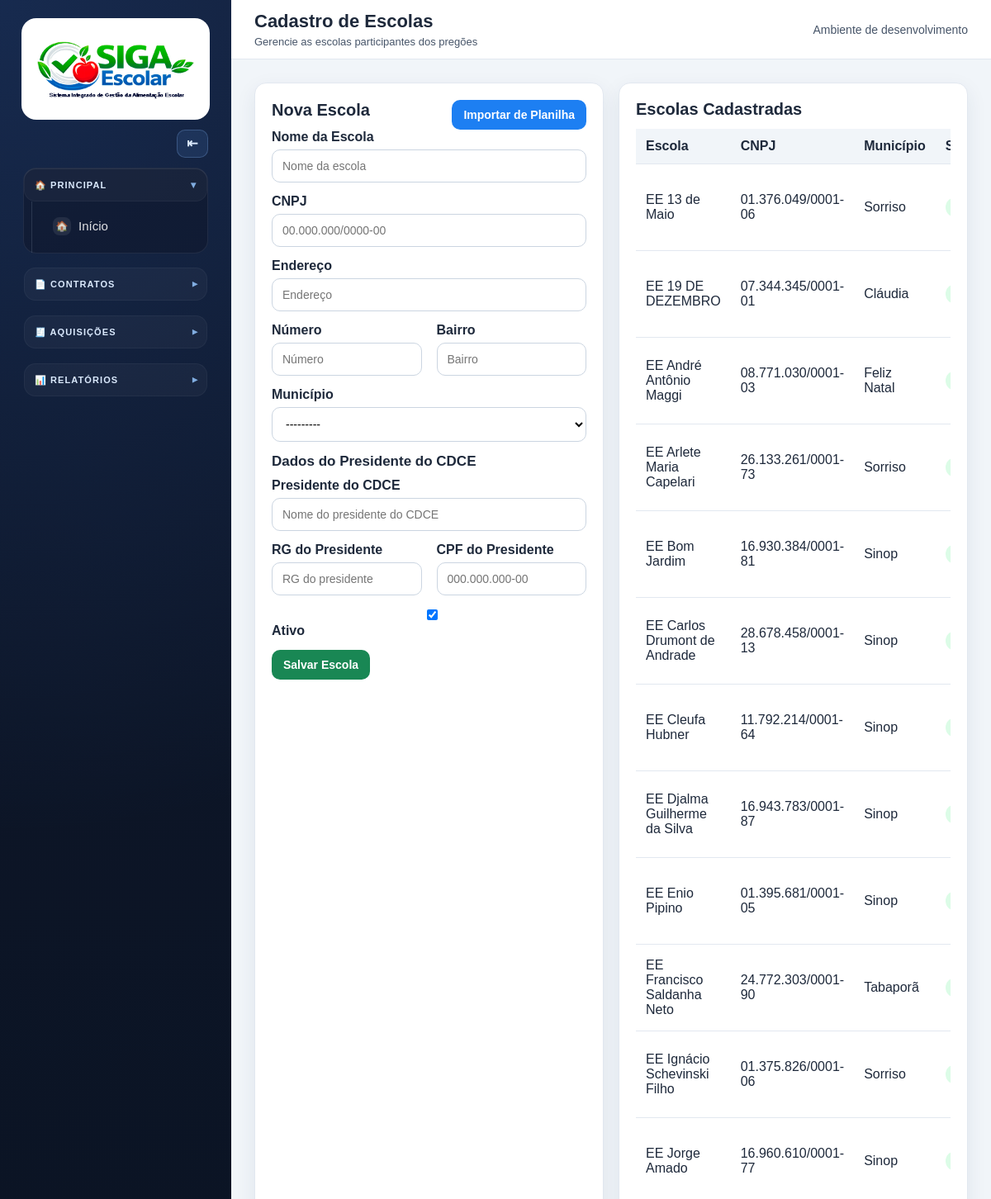
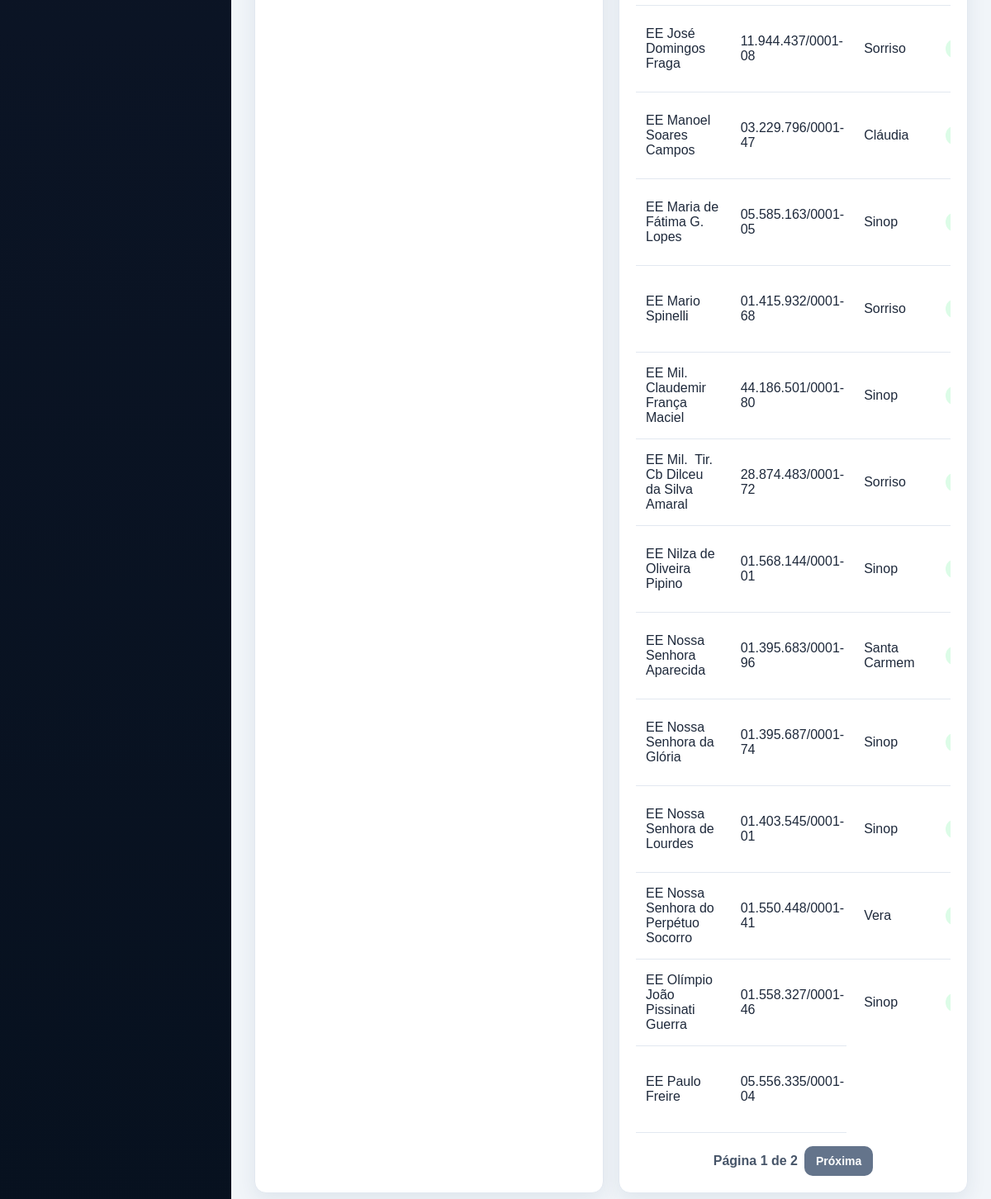
Before: /cadastros/escolas/ with the older database file (2 pictures, top to bottom).
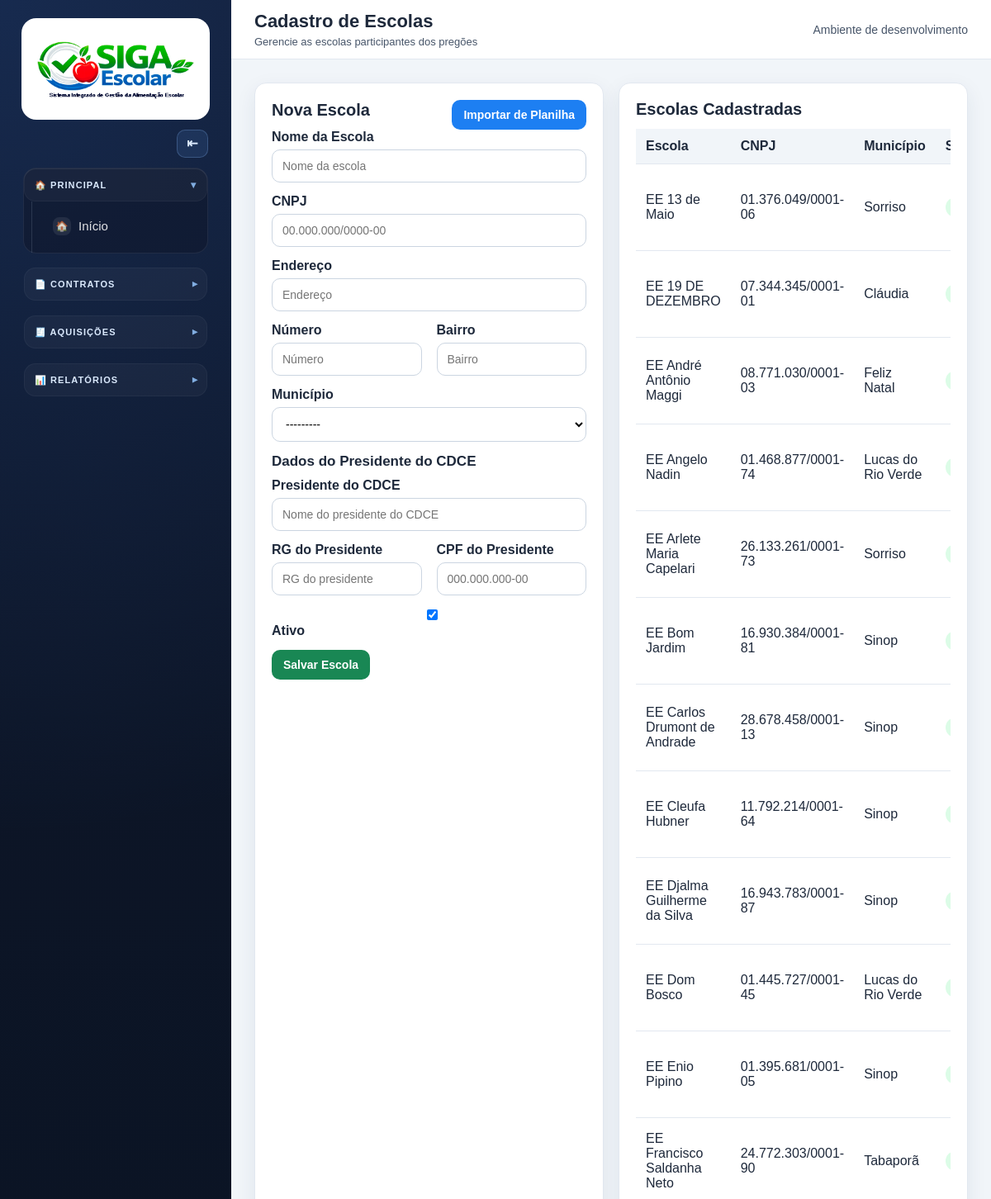
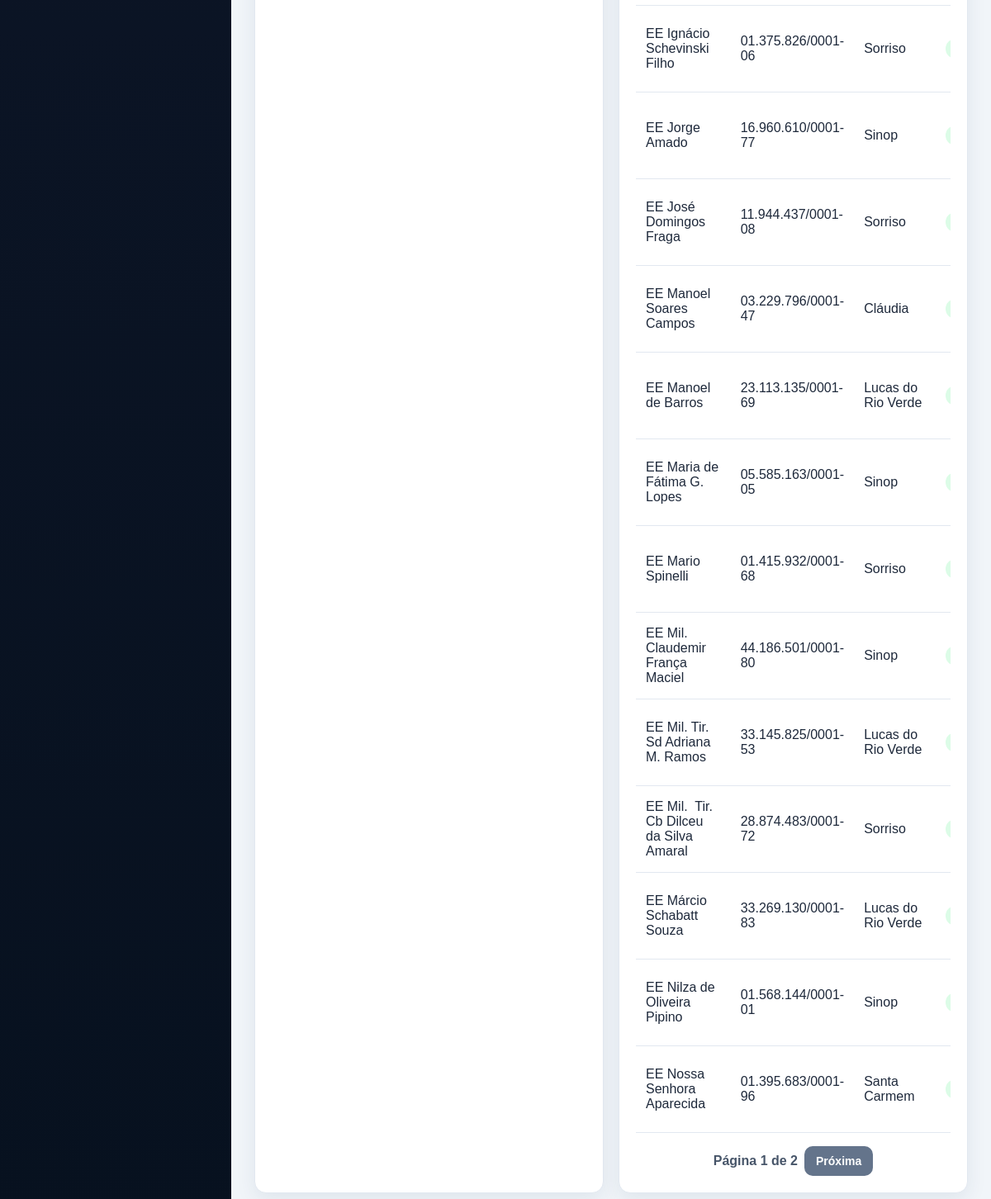
After: the same page with the newer database file (2 pictures, top to bottom).
### apps/cadastros/models.py (models this page shows, shortened)
class AtivoModel(TimeStampedModel):
    ativo = models.BooleanField(default=True)
    class Meta:
        abstract = True

class Escola(AtivoModel):
    nome_escola = models.CharField("Nome da Escola", max_length=255)
    cnpj = models.CharField(
        "CNPJ",
        max_length=18,
        unique=True,
        validators=[validar_cnpj],
        null=True,
        blank=True,
        help_text="Obrigatório para empresa comum e grupo formal/cooperativa. Não usado para fornecedor individual.",
    )
    endereco = models.CharField("Endereço", max_length=255)
    numero = models.CharField("Número", max_length=20, blank=True)
    bairro = models.CharField("Bairro", max_length=100, blank=True)
    municipio = models.ForeignKey(
        Municipio,
        on_delete=models.PROTECT,
        related_name="escolas",
        verbose_name="Município",
    )
    presidente_cdce = models.CharField("Presidente do CDCE", max_length=255)
    rg_presidente = models.CharField("RG do Presidente", max_length=50)
    cpf_presidente = models.CharField(
        "CPF do Presidente",
        max_length=14,
        validators=[validar_cpf],
    )
    class Meta:
        verbose_name = "Escola"
        verbose_name_plural = "Escolas"
        ordering = ["nome_escola"]

class Municipio(AtivoModel):
    nome = models.CharField(max_length=120)
    uf = models.CharField(max_length=2, default="MT")
    class Meta:
        verbose_name = "Município"
        verbose_name_plural = "Municípios"
        ordering = ["nome"]
        constraints = [
            models.UniqueConstraint(fields=["nome", "uf"], name="unique_municipio_uf")
        ]
    def __str__(self):
        return f"{self.nome}/{self.uf}"

### apps/cadastros/views.py (the view)
# urls.py: path("escolas/", views.escolas, name="escolas"),
def escolas(request):
    if request.method == "POST":
        form = EscolaForm(request.POST)
        if form.is_valid():
            form.save()
            messages.success(request, "Escola cadastrada com sucesso.")
            return redirect("cadastros:escolas")
        messages.error(request, "Verifique os dados informados no formulário.")
    else:
        form = EscolaForm()
    escolas_queryset = Escola.objects.all().select_related("municipio").order_by("nome_escola")
    escolas_pagina = paginar_queryset(request, escolas_queryset)
    return render(
        request,
        "cadastros/escolas.html",
        {
            "form": form,
            "escolas": escolas_pagina,
            "modo_edicao": False,
            "escola_edicao": None,
        },
    )

### apps/cadastros/forms.py
class EscolaForm(forms.ModelForm):
    class Meta:
        model = Escola
        fields = [
            "nome_escola",
            "cnpj",
            "endereco",
            "numero",
            "bairro",
            "municipio",
            "presidente_cdce",
            "rg_presidente",
            "cpf_presidente",
            "ativo",
        ]
        widgets = {
            "nome_escola": forms.TextInput(attrs={"placeholder": "Nome da escola"}),
            "cnpj": forms.TextInput(attrs={"placeholder": "00.000.000/0000-00", "id": "id_cnpj"}),
            "endereco": forms.TextInput(attrs={"placeholder": "Endereço"}),
            "numero": forms.TextInput(attrs={"placeholder": "Número"}),
            "bairro": forms.TextInput(attrs={"placeholder": "Bairro"}),
            "presidente_cdce": forms.TextInput(attrs={"placeholder": "Nome do presidente do CDCE"}),
            "rg_presidente": forms.TextInput(attrs={"placeholder": "RG do presidente"}),
            "cpf_presidente": forms.TextInput(attrs={"placeholder": "000.000.000-00"}),
        }

### templates/cadastros/escolas.html (shortened to what the changed rows need)
{% extends "base.html" %}
{% block page_title %}Cadastro de Escolas{% endblock %}
{% block content %}
<div class="grid grid-2">
    <div class="card">
        <div style="display:flex; align-items:center; justify-content:space-between; gap:12px; flex-wrap:wrap;">
            {% if modo_edicao %}
            <h2>Editar Escola</h2>
            {% else %}
            <h2>Nova Escola</h2>
            {% endif %}
        </div>
    </div>
    <div class="card">
        <h2>Escolas Cadastradas</h2>
        <div class="table-wrapper">
            <table>
                <thead>
                    <tr>
                        <th>Escola</th>
                        <th>CNPJ</th>
                        <th>Município</th>
                        <th>Status</th>
                    </tr>
                </thead>
                <tbody>
                    {% for escola in escolas %}
                    <tr>
                        <td>{{ escola.nome_escola }}</td>
                        <td>{{ escola.cnpj }}</td>
                        <td>{{ escola.municipio.nome }}</td>
                        <td>
                            {% if escola.ativo %}
                            <span class="badge badge-success">Ativa</span>
                            {% else %}
                            <span class="badge badge-danger">Inativa</span>
                            {% endif %}
                        </td>
                    </tr>
                    {% empty %}
                    <tr>
                        <td colspan="5">Nenhuma escola cadastrada.</td>
                    </tr>
                    {% endfor %}
                </tbody>
            </table>
        </div>
    </div>
</div>
{% endblock %}

Changed rows visible on the page:
no longer on this page (row unchanged): Escola: nome_escola "EE Nossa Senhora da Glória", cnpj "01.395.687/0001-74", municipio.nome "Sinop"
no longer on this page (row unchanged): Escola: nome_escola "EE Nossa Senhora de Lourdes", cnpj "01.403.545/0001-01", municipio.nome "Sinop"
no longer on this page (row unchanged): Escola: nome_escola "EE Nossa Senhora do Perpétuo Socorro", cnpj "01.550.448/0001-41", municipio.nome "Vera"
no longer on this page (row unchanged): Escola: nome_escola "EE Olímpio João Pissinati Guerra", cnpj "01.558.327/0001-46", municipio.nome "Sinop"
no longer on this page (row unchanged): Escola: nome_escola "EE Paulo Freire", cnpj "05.556.335/0001-04"
added Escola: nome_escola "EE Angelo Nadin", cnpj "01.468.877/0001-74", municipio.nome "Lucas do Rio Verde"
added Escola: nome_escola "EE Dom Bosco", cnpj "01.445.727/0001-45", municipio.nome "Lucas do Rio Verde"
added Escola: nome_escola "EE Manoel de Barros", cnpj "23.113.135/0001-69", municipio.nome "Lucas do Rio Verde"
added Escola: nome_escola "EE Mil. Tir. Sd Adriana M. Ramos", cnpj "33.145.825/0001-53", municipio.nome "Lucas do Rio Verde"
added Escola: nome_escola "EE Márcio Schabatt Souza", cnpj "33.269.130/0001-83", municipio.nome "Lucas do Rio Verde"
